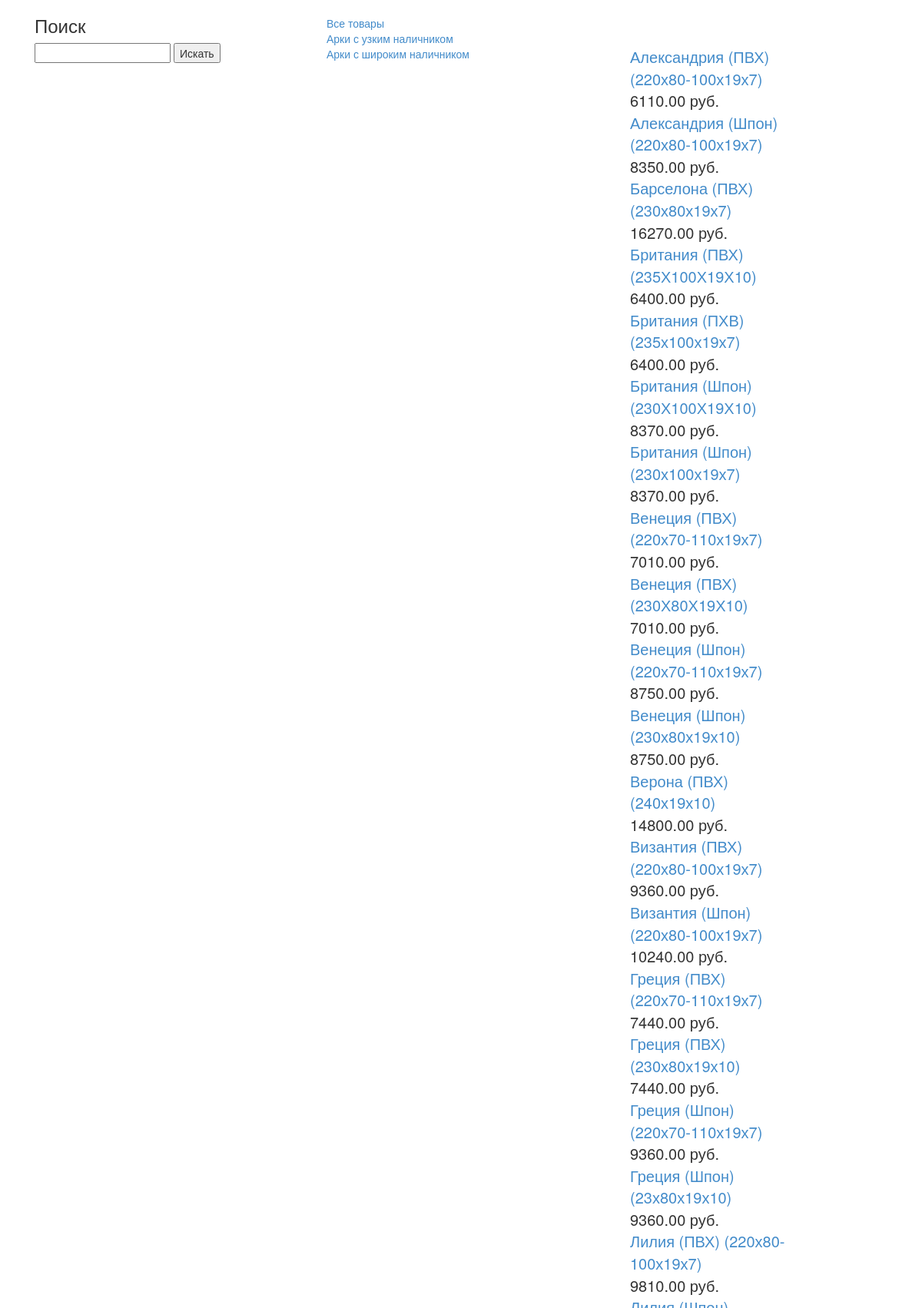
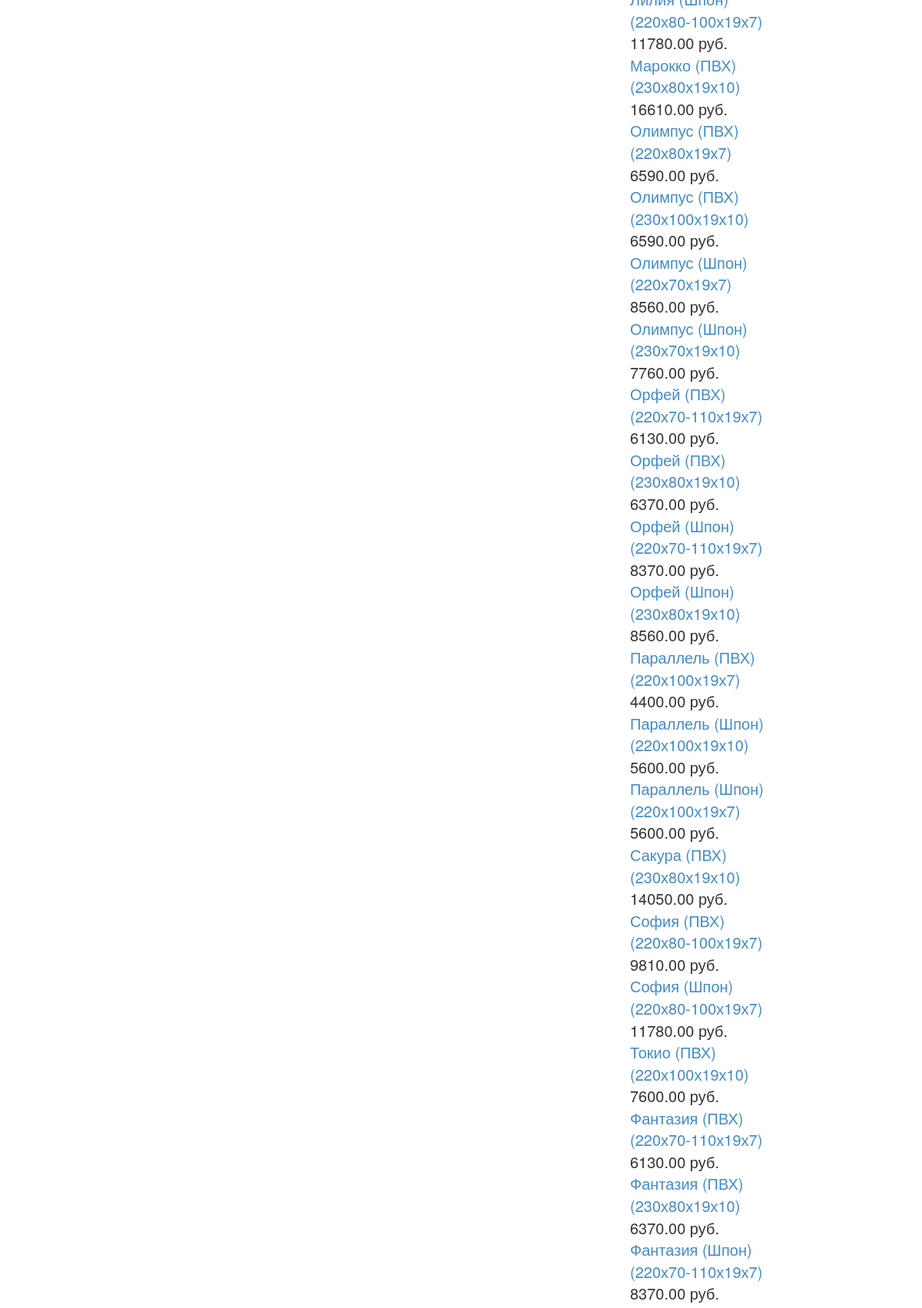
The page / (upper part) on the database its author committed (2 pictures, top to bottom).
### webapp/models.py (models this page shows, shortened)
class Category(models.Model):
	name = models.CharField(max_length=50, null=True, db_index=True, verbose_name="Категория")
	slug = models.SlugField(max_length=200, null=True, db_index=True, unique=True)
	class Meta:
		ordering = ['name']
		verbose_name = 'Категория'
		verbose_name_plural = 'Категории'
	def get_absolute_url(self):
		return reverse('webapp:ProductListByCategory', args=[self.slug])

class Product(models.Model):
	category = models.ForeignKey(Category, related_name='Product', null=True, verbose_name="Категория")
	name = models.CharField(max_length=50, null=True, db_index=True, verbose_name="Товар")
	slug = models.SlugField(max_length=200, null=True, db_index=True, verbose_name="Ссылка")
	price = models.DecimalField(max_digits=20, null=True, decimal_places=2, verbose_name="Цена")
	description = models.TextField(blank=True, null=True, verbose_name="Описание")
	image=models.ImageField(upload_to='images',null=True, blank=True)
	class Meta:
		ordering = ['name']
		index_together = [
			['id', 'slug']
		]
		verbose_name = 'Товар'
		verbose_name_plural = 'Товары'
	def get_absolute_url(self):
		return reverse('webapp:ProductDetail', args=[self.id, self.slug])

### webapp/views.py (the view)
# urls.py: url(r'^$', views.ProductList, name='ProductList'),
def ProductList(request, category_slug=None):
    category = None
    categories = Category.objects.all()
    products = Product.objects.filter()
    if category_slug:
        category = get_object_or_404(Category, slug=category_slug)
        products = products.filter(category=category)
    return render(request, 'webapp/hfiles/list.html', {
        'category': category,
        'categories': categories,
        'products': products
    })

### webapp/templates/webapp/hfiles/list.html (shortened to what this page needs)
{% extends "webapp/base.html" %}
{% load static %}
{% block content %}
<div class="col-lg-4">
<h3> Поиск </h3>
<form action="/search" method="GET">
  <input type="text" id="search" name="search" />
  <button>Искать</button>
</form>
</div>
<div id="sidebar" class="col-lg-4">
<br>
<a href="/">Все товары</a>
<br>
{% for cat in categories %}
  <a href="{{cat.get_absolute_url}}">{{ cat.name }}</a>
  <br>
{% endfor %}
</div>
<div id="main" class="product_list col-lg-4">
  {% for product in products %}
  <div class="product-detail">
    <div class="col-sm-8">
    <a href="{{ product.get_absolute_url }}"
          </a>
      <a href="{{ product.get_absolute_url }}">{{ product.name }}</a><br>
          {{ product.price }} руб.
    </div>
  </div>
  {% endfor %}
</div>
{% endblock %}

### webapp/static/css/style.css (style rules this page uses)
.product-detail { font-weight: 400; font-size: 20px; margin-top: 60px; }

### rows shown on the page
Category: name "Арки с узким наличником"
Category: name "Арки с широким наличником"
Product: name "Александрия (ПВХ) (220х80-100х19х7)", price "6110.00"
Product: name "Александрия (Шпон) (220х80-100х19х7)", price "8350.00"
Product: name "Барселона (ПВХ) (230х80х19х7)", price "16270.00"
Product: name "Британия (ПВХ) (235Х100Х19Х10)", price "6400.00"
Product: name "Британия (ПХВ) (235х100х19х7)", price "6400.00"
Product: name "Британия (Шпон) (230Х100Х19Х10)", price "8370.00"
Product: name "Британия (Шпон) (230х100х19х7)", price "8370.00"
Product: name "Венеция (ПВХ) (220х70-110х19х7)", price "7010.00"
Product: name "Венеция (ПВХ) (230Х80Х19Х10)", price "7010.00"
Product: name "Венеция (Шпон) (220х70-110х19х7)", price "8750.00"
Product: name "Венеция (Шпон) (230х80х19х10)", price "8750.00"
Product: name "Верона (ПВХ) (240х19х10)", price "14800.00"
Product: name "Византия (ПВХ) (220х80-100х19х7)", price "9360.00"
Product: name "Византия (Шпон) (220х80-100х19х7)", price "10240.00"
Product: name "Греция (ПВХ) (220х70-110х19х7)", price "7440.00"
Product: name "Греция (ПВХ) (230х80х19х10)", price "7440.00"
Product: name "Греция (Шпон) (220х70-110х19х7)", price "9360.00"
Product: name "Греция (Шпон) (23х80х19х10)", price "9360.00"
Product: name "Лилия (ПВХ) (220х80-100х19х7)", price "9810.00"
Product: name "Лилия (Шпон) (220х80-100х19х7)", price "11780.00"
Product: name "Марокко (ПВХ) (230х80х19х10)", price "16610.00"
Product: name "Олимпус (ПВХ) (220х80х19х7)", price "6590.00"
Product: name "Олимпус (ПВХ) (230х100х19х10)", price "6590.00"
Product: name "Олимпус (Шпон) (220х70х19х7)", price "8560.00"
Product: name "Олимпус (Шпон) (230х70х19х10)", price "7760.00"
Product: name "Орфей (ПВХ) (220х70-110х19х7)", price "6130.00"
Product: name "Орфей (ПВХ) (230х80х19х10)", price "6370.00"
Product: name "Орфей (Шпон) (220х70-110х19х7)", price "8370.00"
Product: name "Орфей (Шпон) (230х80х19х10)", price "8560.00"
Product: name "Параллель (ПВХ) (220х100х19х7)", price "4400.00"
Product: name "Параллель (Шпон) (220х100х19х10)", price "5600.00"
Product: name "Параллель (Шпон) (220х100х19х7)", price "5600.00"
Product: name "Сакура (ПВХ) (230х80х19х10)", price "14050.00"
Product: name "София (ПВХ) (220х80-100х19х7)", price "9810.00"
Product: name "София (Шпон) (220х80-100х19х7)", price "11780.00"
Product: name "Токио (ПВХ) (220х100х19х10)", price "7600.00"
Product: name "Фантазия (ПВХ) (220х70-110х19х7)", price "6130.00"
Product: name "Фантазия (ПВХ) (230х80х19х10)", price "6370.00"
Product: name "Фантазия (Шпон) (220х70-110х19х7)", price "8370.00"
